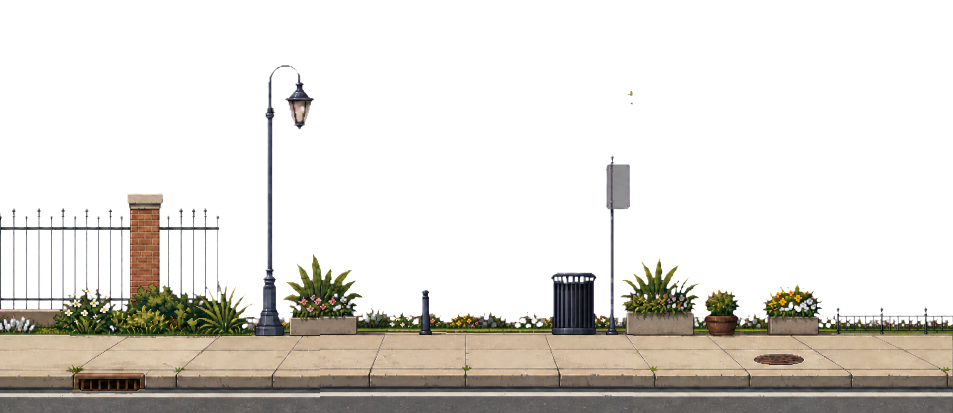
#> input picture assets/backgrounds/houston-chapter/foreground-02-v3.png, 1906 x 825 px (shown at 1/2 size)
$ python build_houston_ground_tile.py
#> lines starting #> are read from the running program, lines starting #| are printed output that depends on the picture
from pathlib import Path

from PIL import Image, ImageOps


ROOT = Path(__file__).resolve().parents[1]
SOURCE = ROOT / "assets/backgrounds/houston-chapter/foreground-02-v3.png"
OUTPUT = ROOT / "assets/backgrounds/houston-modular/ground-strip.png"


def main():
    source = Image.open(SOURCE).convert("RGBA")
#> source is the input picture: PIL image 1906x825 RGBA; mean R, G, B, A 38.6, 35.3, 29.9, 71
    half = source.crop((0, 665, 1906, 825))
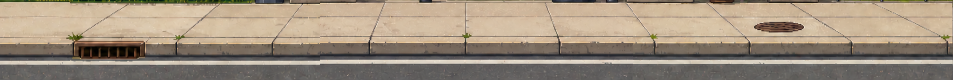
#> half: PIL image 1906x160 RGBA (shown at 1/2 size); mean R, G, B, A 156.8, 142.6, 125.3, 255
    tile = Image.new("RGBA", (3812, 160))
#> tile: PIL image 3812x160 RGBA; every value is 0
    tile.paste(half, (0, 0))
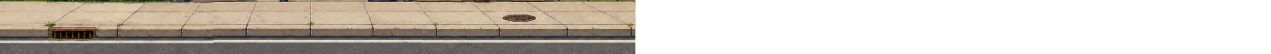
#> tile: PIL image 3812x160 RGBA (shown at 1/3 size); mean R, G, B, A 78.4, 71.3, 62.6, 127.5; transparent parts drawn white
    tile.paste(ImageOps.mirror(half), (1906, 0))
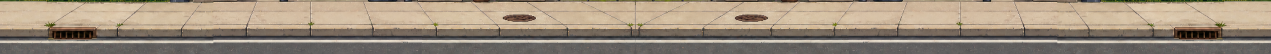
#> tile: PIL image 3812x160 RGBA (shown at 1/3 size); mean R, G, B, A 156.8, 142.6, 125.3, 255
    tile.putalpha(255)
    OUTPUT.parent.mkdir(parents=True, exist_ok=True)
    tile.save(OUTPUT)


if __name__ == "__main__":
    main()

$ run again, with assets/backgrounds/houston-chapter/foreground-01-v3.png copied over assets/backgrounds/houston-chapter/foreground-02-v3.png
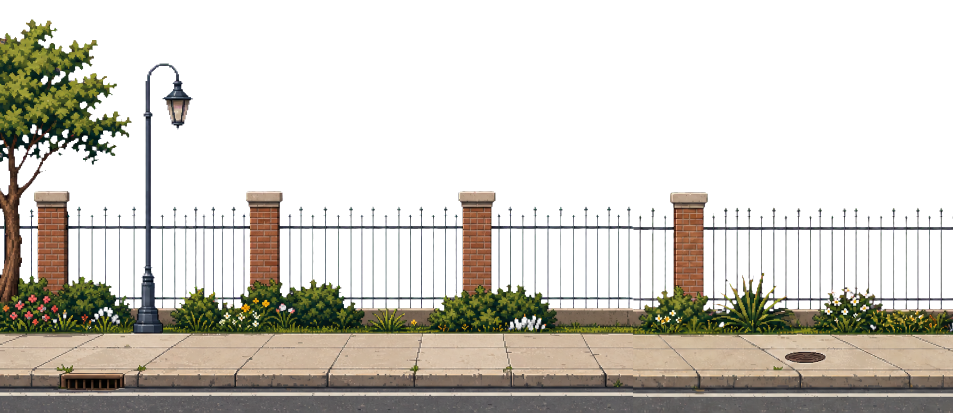
#> input picture assets/backgrounds/houston-chapter/foreground-01-v3.png, 1906 x 825 px (shown at 1/2 size)
#> in main, source is the input picture: PIL image 1906x825 RGBA; mean R, G, B, A 45.4, 42, 34.2, 91.6
#> in main, `half = source.crop((0, 665, 1906, 825))`:
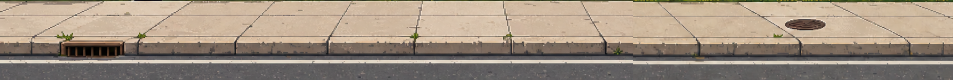
#> half: PIL image 1906x160 RGBA (shown at 1/2 size); mean R, G, B, A 157.2, 143.1, 128, 255
#> in main, `tile.paste(ImageOps.mirror(half), (1906, 0))`:
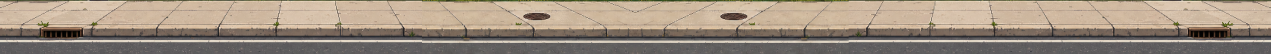
#> tile: PIL image 3812x160 RGBA (shown at 1/3 size); mean R, G, B, A 157.2, 143.1, 128, 255

$ run again, with assets/backgrounds/houston-chapter/foreground-02-v2.png copied over assets/backgrounds/houston-chapter/foreground-02-v3.png
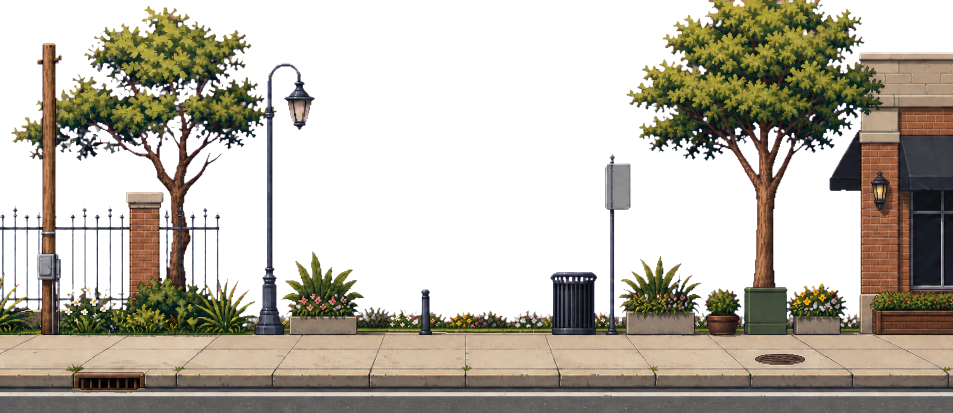
#> input picture assets/backgrounds/houston-chapter/foreground-02-v2.png, 1906 x 825 px (shown at 1/2 size)
#> in main, source is the input picture: PIL image 1906x825 RGBA; mean R, G, B, A 58.3, 52.7, 41.3, 124.4
#> in main, `half = source.crop((0, 665, 1906, 825))`:
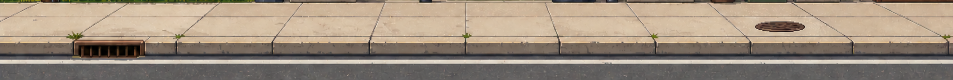
#> half: PIL image 1906x160 RGBA (shown at 1/2 size); mean R, G, B, A 155.7, 141.2, 125.4, 255
#> in main, `tile.paste(ImageOps.mirror(half), (1906, 0))`:
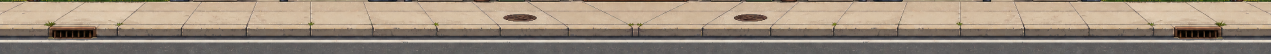
#> tile: PIL image 3812x160 RGBA (shown at 1/3 size); mean R, G, B, A 155.7, 141.2, 125.4, 255

$ run again, with assets/backgrounds/houston-chapter/foreground-03-v2.png copied over assets/backgrounds/houston-chapter/foreground-02-v3.png
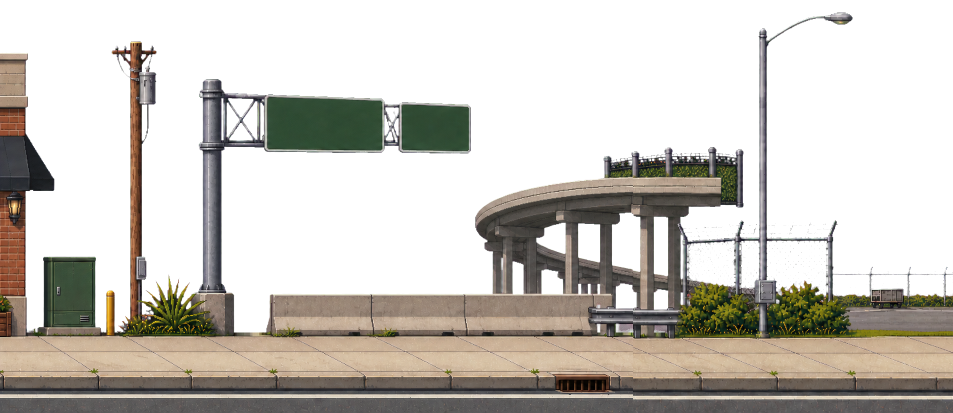
#> input picture assets/backgrounds/houston-chapter/foreground-03-v2.png, 1906 x 825 px (shown at 1/2 size)
#> in main, source is the input picture: PIL image 1906x825 RGBA; mean R, G, B, A 52.7, 48.6, 42, 105.8
#> in main, `half = source.crop((0, 665, 1906, 825))`:
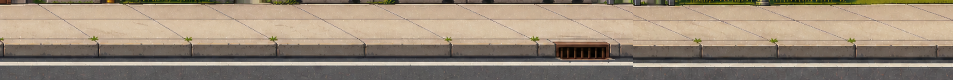
#> half: PIL image 1906x160 RGBA (shown at 1/2 size); mean R, G, B, A 151.7, 137.1, 120.1, 255
#> in main, `tile.paste(ImageOps.mirror(half), (1906, 0))`:
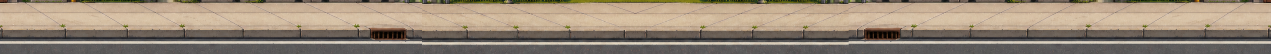
#> tile: PIL image 3812x160 RGBA (shown at 1/3 size); mean R, G, B, A 151.7, 137.1, 120.1, 255
